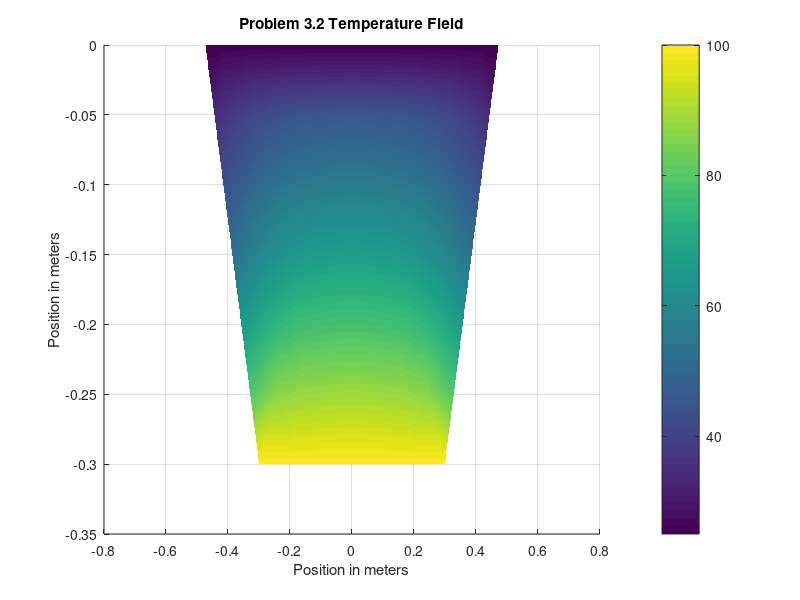

Recreate this plot in MATLAB. (Note: this script raises an error after producing the figure.)
clear;
clc;

nodes = [  0.0000,    0.0000;
           0.0000,   -0.1000;
           0.4155,   -0.1000;
           0.3000,    0.0000;
           0.4732,    0.0000;
           0.0000,   -0.3000;
          -0.4155,   -0.1000;
          -0.3000,   -0.3000;
           0.3000,   -0.3000;
          -0.3000,    0.0000;
          -0.4732,    0.0000;
           0.0000,   -0.0500;
           0.1039,   -0.1000;
           0.2077,   -0.1000;
           0.3116,   -0.1000;
           0.4443,   -0.0500;
           0.1500,    0.0000;
           0.3866,    0.0000;
           0.0000,   -0.2000;
          -0.1039,   -0.1000;
          -0.2077,   -0.1000;
          -0.3116,   -0.1000;
          -0.3577,   -0.2000;
          -0.2250,   -0.3000;
          -0.1500,   -0.3000;
          -0.0750,   -0.3000;
           0.0750,   -0.3000;
           0.1500,   -0.3000;
           0.2250,   -0.3000;
           0.3577,   -0.2000;
          -0.1500,    0.0000;
          -0.3866,	  0.0000;
          -0.4443,	 -0.0500;
           0.1269,	 -0.0500;
           0.2539,	 -0.0500;
           0.3491,	 -0.0500;
          -0.0894,	 -0.2000;
          -0.1789,	 -0.2000;
          -0.2683,	 -0.2000;
           0.0894,	 -0.2000;
           0.1789,	 -0.2000;
           0.2683,	 -0.2000;
          -0.1269,	 -0.0500;
          -0.2539,	 -0.0500;
          -0.3491,	 -0.0500;
           0.0000,	 -0.0250;
           0.0635,	 -0.0500;
           0.1385,	 -0.0250;
           0.0750,	  0.0000;
           0.0000,	 -0.0750;
           0.0519,	 -0.1000;
           0.1154,	 -0.0750;
           0.1904,	 -0.0500;
           0.2769,	 -0.0250;
           0.2250,	  0.0000;
           0.1558,	 -0.1000;
           0.2308,	 -0.0750;
           0.3015,	 -0.0500;
           0.3679,	 -0.0250;
           0.3433,	  0.0000;
           0.2597,	 -0.1000;
           0.3303,	 -0.0750;
           0.3967,	 -0.0500;
           0.4588,	 -0.0250;
           0.4299,	  0.0000;
           0.3635,	 -0.1000;
           0.4299,	 -0.0750;
           0.0000,	 -0.2500;
          -0.0447,	 -0.2000;
          -0.0822,	 -0.2500;
          -0.0375,	 -0.3000;
           0.0000,	 -0.1500;
          -0.0519,	 -0.1000;
          -0.0967,	 -0.1500;
          -0.1341,	 -0.2000;
          -0.1644,	 -0.2500;
          -0.1125,	 -0.3000;
          -0.1558,	 -0.1000;
          -0.1933,	 -0.1500;
          -0.2236,	 -0.2000;
          -0.2466,	 -0.2500;
          -0.1875,	 -0.3000;
          -0.2597,	 -0.1000;
          -0.2900,	 -0.1500;
          -0.3130,	 -0.2000;
          -0.3289,	 -0.2500;
          -0.2625,	 -0.3000;
          -0.3635,	 -0.1000;
          -0.3866,	 -0.1500;
           0.0447,	 -0.2000;
           0.0967,	 -0.1500;
           0.0375,	 -0.3000;
           0.0822,	 -0.2500;
           0.1341,	 -0.2000;
           0.1933,	 -0.1500;
           0.1125,	 -0.3000;
           0.1644,	 -0.2500;
           0.2236,	 -0.2000;
           0.2900,	 -0.1500;
           0.1875,	 -0.3000;
           0.2466,	 -0.2500;
           0.3130,	 -0.2000;
           0.3866,	 -0.1500;
           0.2625,	 -0.3000;
           0.3289,	 -0.2500;
          -0.0635,	 -0.0500;
          -0.1154,	 -0.0750;
          -0.0750,	  0.0000;
          -0.1385,	 -0.0250;
          -0.1904,	 -0.0500;
          -0.2308,	 -0.0750;
          -0.2250,	  0.0000;
          -0.2769,	 -0.0250;
          -0.3015,	 -0.0500;
          -0.3303,	 -0.0750;
          -0.3433,	  0.0000;
          -0.3679,	 -0.0250;
          -0.3967,	 -0.0500;
          -0.4299,	 -0.0750;
          -0.4299,	  0.0000;
          -0.4588,	 -0.0250 ];

      
      
elements = [  1,    12,    34,    17,    46,    47,    48,    49;
             12,     2,    13,    34,    50,    51,    52,    47;
             17,    34,    35,     4,    48,    53,    54,    55;
             34,    13,    14,    35,    52,    56,    57,    53;
              4,    35,    36,    18,    54,    58,    59,    60;
             35,    14,    15,    36,    57,    61,    62,    58;
             18,    36,    16,     5,    59,    63,    64,    65;
             36,    15,     3,    16,    62,    66,    67,    63;
              6,    19,    37,    26,    68,    69,    70,    71;
             19,     2,    20,    37,    72,    73,    74,    69;
             26,    37,    38,    25,    70,    75,    76,    77;
             37,    20,    21,    38,    74,    78,    79,    75;
             25,    38,    39,    24,    76,    80,    81,    82;
             38,    21,    22,    39,    79,    83,    84,    80;
             24,    39,    23,     8,    81,    85,    86,    87;
             39,    22,     7,    23,    84,    88,    89,    85;
              2,    19,    40,    13,    72,    90,    91,    51;
             19,     6,    27,    40,    68,    92,    93,    90;
             13,    40,    41,    14,    91,    94,    95,    56;
             40,    27,    28,    41,    93,    96,    97,    94;
             14,    41,    42,    15,    95,    98,    99,    61;
             41,    28,    29,    42,    97,   100,   101,    98;
             15,    42,    30,     3,    99,   102,   103,    66;
             42,    29,     9,    30,   101,   104,   105,   102;
              2,    12,    43,    20,    50,   106,   107,    73;
             12,     1,    31,    43,    46,   108,   109,   106;
             20,    43,    44,    21,   107,   110,   111,    78;
             43,    31,    10,    44,   109,   112,   113,   110;
             21,    44,    45,    22,   111,   114,   115,    83;
             44,    10,    32,    45,   113,   116,   117,   114;
             22,    45,    33,     7,   115,   118,   119,    88;
             45,    32,    11,    33,   117,   120,   121,   118 ];
%% 
%-------------------------------------------------------------------------%
%                ME 489 Introduction to Finite Element Analysis           %
%                        Project function template                        %
%                                                                         %
% Note: 1) Use this function as a starting point for your code            %
%       2) Make sure all other functions that you need to run your code   %
%          are called from here. When the code is tested only this        %
%          function will be run.                                          %
%-------------------------------------------------------------------------%

% % Problem 3:
NBC_flag = 0;
s = 0;

%% program

%init
n_el = size(elements);
n_el = n_el(1); %number of elements
n_node = size(elements);
n_node = n_node(2); %number of nodes in one elements
n_qp = 4; %4-point quadrature
qp_coord = [-1/sqrt(3),-1/sqrt(3);1/sqrt(3),-1/sqrt(3);
    1/sqrt(3),1/sqrt(3);-1/sqrt(3),1/sqrt(3)];%quadrature point coordinates
C = 10^5;
K_g = zeros(max(max(elements)));
f_g = zeros(max(max(elements)),1);

%FEA code
tic
for el = 1:n_el %for number of elements
    % get k value
    if max(nodes(elements(el,:),2)) == 0
        k = 1;
    else
        k = 2;
    end
    
    % zero out K_el, f_el_omega, f_el_gamma
    K_el = zeros(n_node);
    f_el_omega = zeros(n_node,1);
    f_el_gamma = zeros(n_node,1);
    
    % construct local K and f
    for qp = 1:n_qp %for number of quadrature point
        xi = qp_coord(qp,1); %get current xi
        eta = qp_coord(qp,2); %get current eta
        %get N and delta N matrix
        N_e = [-0.25*(1-xi)*(1-eta)*(1+xi+eta),-0.25*(1+xi)*(1-eta)*(1-xi+eta),-0.25*(1+xi)*(1+eta)*(1-xi-eta),-0.25*(1-xi)*(1+eta)*(1+xi-eta),0.5*(1-xi)*(1+xi)*(1-eta),0.5*(1+xi)*(1-eta)*(1+eta),0.5*(1-xi)*(1+xi)*(1+eta),0.5*(1-xi)*(1-eta)*(1+eta)];
        delta_N_e = [-0.25*(1-eta)*(-2*xi-eta),-0.25*(1-eta)*(eta-2*xi),-0.25*(1+eta)*(-2*xi-eta),-0.25*(1+eta)*(eta-2*xi),-xi*(1-eta),0.5*(1-eta)*(1+eta),-xi*(eta+1),-0.5*(1-eta)*(1+eta);
            -0.25*(1-xi)*(-xi-2*eta),-0.25*(1+xi)*(xi-2*eta),-0.25*(1+xi)*(-xi-2*eta),-0.25*(1-xi)*(xi-2*eta),-0.5*(1-xi)*(1+xi),-eta*(xi+1),0.5*(1-xi)*(1+xi),-eta*(-xi+1)];
        %get J
        P = [nodes(elements(el,1),1),nodes(elements(el,1),2);
            nodes(elements(el,2),1),nodes(elements(el,2),2);
            nodes(elements(el,3),1),nodes(elements(el,3),2);
            nodes(elements(el,4),1),nodes(elements(el,4),2);
            nodes(elements(el,5),1),nodes(elements(el,5),2);
            nodes(elements(el,6),1),nodes(elements(el,6),2);
            nodes(elements(el,7),1),nodes(elements(el,7),2);
            nodes(elements(el,8),1),nodes(elements(el,8),2)];
        J = delta_N_e * P;
        J_inverse = inv(J);
        J_det = det(J);
        for i = 1:n_node 
            for j = 1:n_node
                K_el(i,j) = K_el(i,j)+k*transpose(J_inverse*[delta_N_e(1,i);delta_N_e(2,i)])*(J_inverse*[delta_N_e(1,j);delta_N_e(2,j)])*J_det;
            end
            f_el_omega(i) = f_el_omega(i)+s*transpose(N_e(i))*J_det;
        end
    end
    
    % Apply Neumann BC
    if NBC_flag == 1 % enable when NBC is needed
        if NBC_elem(el) == 1
            for qp = 1:n_qp_NBC  %for number of quadrature point
                xi = qp_coord_NBC(qp,1); %get current xi
                eta = qp_coord_NBC(qp,2); %get current eta
                N_e_NBC = [-0.25*(1-xi)*(1-eta)*(1+xi+eta),-0.25*(1+xi)*(1-eta)*(1-xi+eta),-0.25*(1+xi)*(1+eta)*(1-xi-eta),-0.25*(1-xi)*(1+eta)*(1+xi-eta),0.5*(1-xi)*(1+xi)*(1-eta),0.5*(1+xi)*(1-eta)*(1+eta),0.5*(1-xi)*(1+xi)*(1+eta),0.5*(1-xi)*(1-eta)*(1+eta)];
                for i = 1:n_node
                    f_el_gamma(i) = f_el_gamma(i) - q*N_e_NBC(i)*J_det_NBC;
                end
            end
        end
    end
    
    % Apply Dirichlet BC
    for i = 1:n_node
        if nodes(elements(el,i),2) == -0.3
            T_bar = 100;
            K_el(i,i) = C;
            f_el_omega(i) = C * T_bar;
        elseif nodes(elements(el,i),2) == 0
            T_bar = 25;
            K_el(i,i) = C;
            f_el_omega(i) = C * T_bar; 
        end
    end
    
    % Construct Global K and f
    K_g(elements(el,:),elements(el,:)) = K_g(elements(el,:),elements(el,:)) + K_el;
    f_g(elements(el,:)) = f_g(elements(el,:)) + f_el_omega + f_el_gamma;
    
end %end el = 1:n_el

% solve for T matrix
opts.SYM = true;
T = linsolve(K_g, f_g, opts);

% solve for heat flux q
q = zeros(2,n_el*n_qp);
x_qp = zeros(1,n_el*n_qp);
y_qp = zeros(1,n_el*n_qp);
index = 1;
for el = 1:n_el %for number of elements
    % get k value
    if max(nodes(elements(el,:),2)) == 0
        k = 1;
    else
        k = 2;
    end
    
    for qp = 1:n_qp %for number of quadrature point
        T_el = [T(elements(el,1));T(elements(el,2));T(elements(el,3));T(elements(el,4));
            T(elements(el,5));T(elements(el,6));T(elements(el,7));T(elements(el,8))];
        X_el = [nodes(elements(el,1),1);nodes(elements(el,2),1);nodes(elements(el,3),1);nodes(elements(el,4),1);
            nodes(elements(el,5),1);nodes(elements(el,6),1);nodes(elements(el,7),1);nodes(elements(el,8),1)];
        Y_el = [nodes(elements(el,1),2);nodes(elements(el,2),2);nodes(elements(el,3),2);nodes(elements(el,4),2);
            nodes(elements(el,5),2);nodes(elements(el,6),2);nodes(elements(el,7),2);nodes(elements(el,8),2)];
        xi = qp_coord(qp,1); %get current xi
        eta = qp_coord(qp,2); %get current eta
        delta_N_e = [-0.25*(1-eta)*(-2*xi-eta),-0.25*(1-eta)*(eta-2*xi),-0.25*(1+eta)*(-2*xi-eta),-0.25*(1+eta)*(eta-2*xi),-xi*(1-eta),0.5*(1-eta)*(1+eta),-xi*(eta+1),-0.5*(1-eta)*(1+eta);
            -0.25*(1-xi)*(-xi-2*eta),-0.25*(1+xi)*(xi-2*eta),-0.25*(1+xi)*(-xi-2*eta),-0.25*(1-xi)*(xi-2*eta),-0.5*(1-xi)*(1+xi),-eta*(xi+1),0.5*(1-xi)*(1+xi),-eta*(-xi+1)];
        %get J
        P = [nodes(elements(el,1),1),nodes(elements(el,1),2);
            nodes(elements(el,2),1),nodes(elements(el,2),2);
            nodes(elements(el,3),1),nodes(elements(el,3),2);
            nodes(elements(el,4),1),nodes(elements(el,4),2);
            nodes(elements(el,5),1),nodes(elements(el,5),2);
            nodes(elements(el,6),1),nodes(elements(el,6),2);
            nodes(elements(el,7),1),nodes(elements(el,7),2);
            nodes(elements(el,8),1),nodes(elements(el,8),2)];
        J = delta_N_e * P;
        J_inverse = inv(J);
        B = J_inverse*[-0.25*(1-eta)*(-2*xi-eta),-0.25*(1-eta)*(eta-2*xi),-0.25*(1+eta)*(-2*xi-eta),-0.25*(1+eta)*(eta-2*xi),-xi*(1-eta),0.5*(1-eta)*(1+eta),-xi*(eta+1),-0.5*(1-eta)*(1+eta);
                -0.25*(1-xi)*(-xi-2*eta),-0.25*(1+xi)*(xi-2*eta),-0.25*(1+xi)*(-xi-2*eta),-0.25*(1-xi)*(xi-2*eta),-0.5*(1-xi)*(1+xi),-eta*(xi+1),0.5*(1-xi)*(1+xi),-eta*(-xi+1)];
        N = [-0.25*(1-xi)*(1-eta)*(1+xi+eta),-0.25*(1+xi)*(1-eta)*(1-xi+eta),-0.25*(1+xi)*(1+eta)*(1-xi-eta),-0.25*(1-xi)*(1+eta)*(1+xi-eta),0.5*(1-xi)*(1+xi)*(1-eta),0.5*(1+xi)*(1-eta)*(1+eta),0.5*(1-xi)*(1+xi)*(1+eta),0.5*(1-xi)*(1-eta)*(1+eta)];
        q(:,index) = B * T_el*-k;
        x_qp(index) = N * X_el;
        y_qp(index) = N * Y_el;
        index = index+1;
    end
end
toc

%% Graphs and Plots 
%meshgrid, griddata, surf
[Xmg,Ymg] = meshgrid(linspace(-0.5,0.5,1000),linspace(-0.3,0,1000));
[Xq,Yq,Tq] = griddata(nodes(:,1),nodes(:,2),T,Xmg,Ymg);

figure('Name','Problem 3.2 Temperature Field','NumberTitle','off')
surf(Xq,Yq,zeros(size(Xq)),Tq)
view(2)
shading interp
a=colorbar;
title('Problem 3.2 Temperature Field')
xlabel('Position in meters')
ylabel('Position in meters')
a.Label.String = 'Temperature';

figure('Name','Problem 3.2 Heat Flux','NumberTitle','off')
quiver(x_qp,y_qp,q(1,:),q(2,:))
hold on
scatter(x_qp,y_qp)
title('Problem 3.2 Heat Flux')
xlabel('Position in meters')
ylabel('Position in meters')
hold off